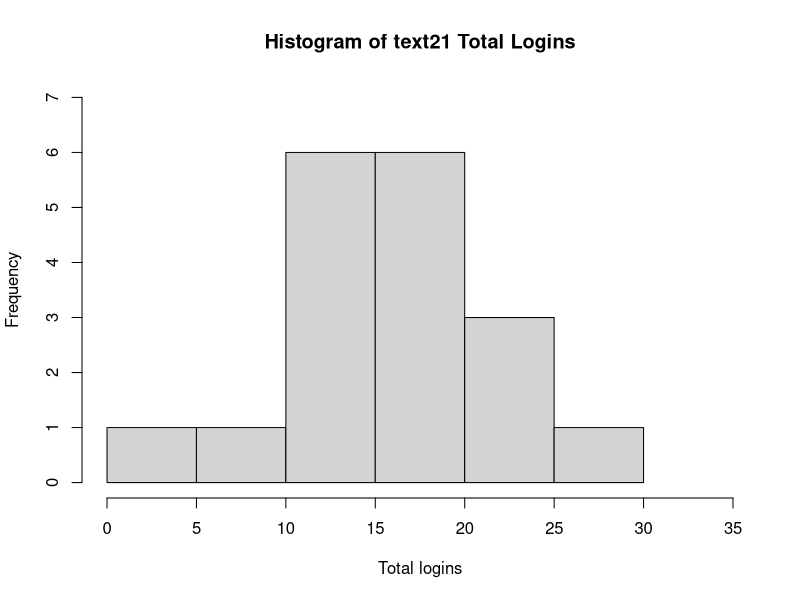
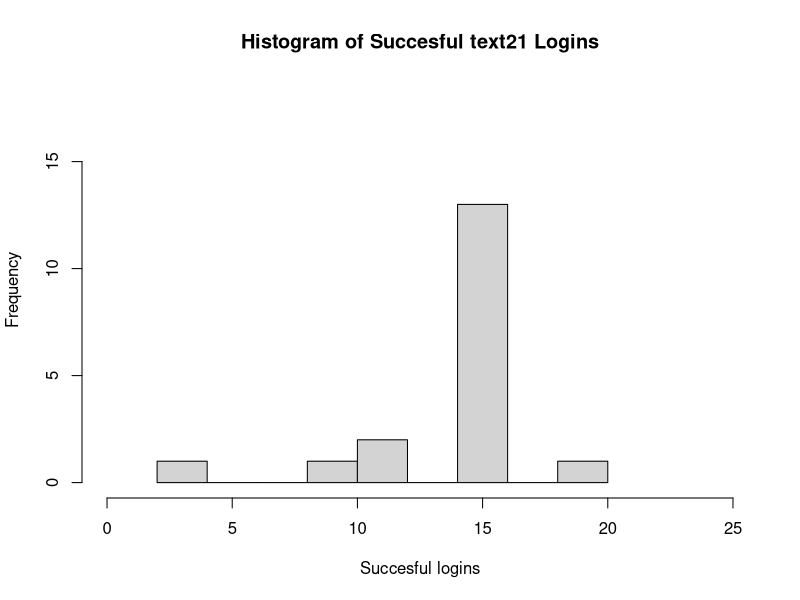
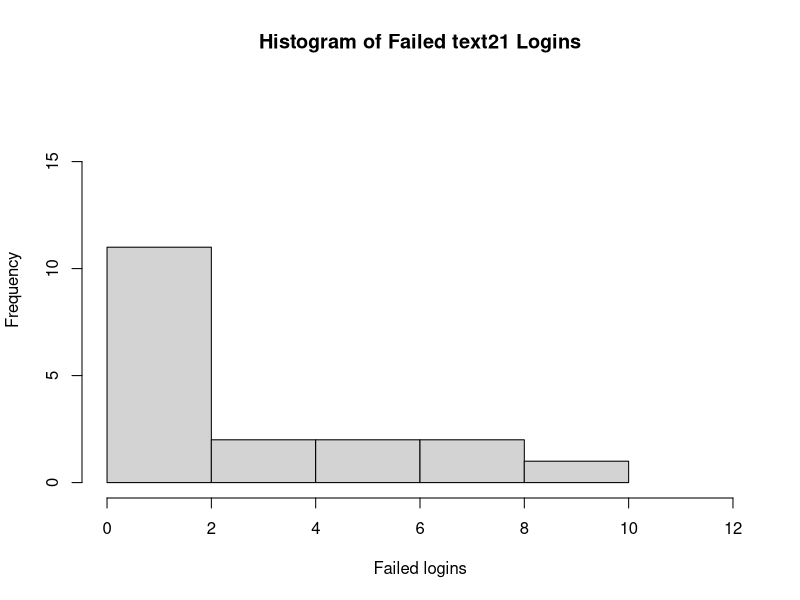
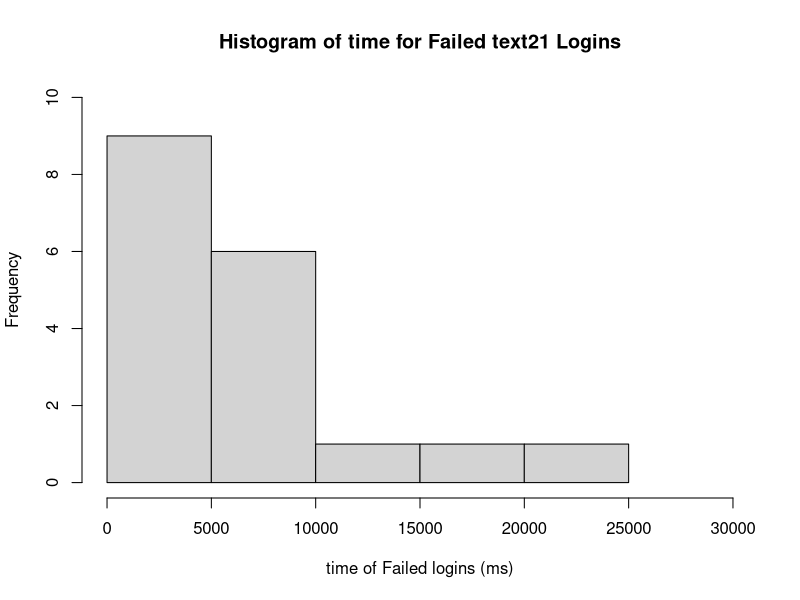
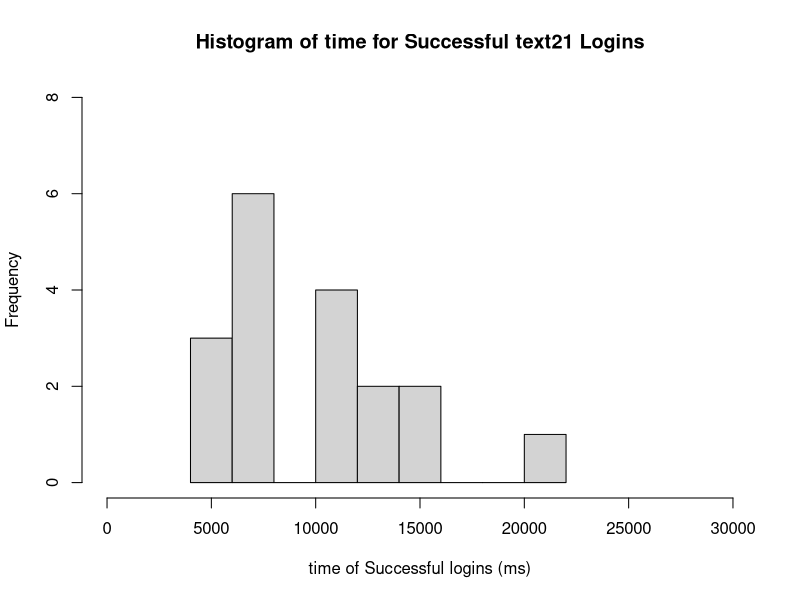
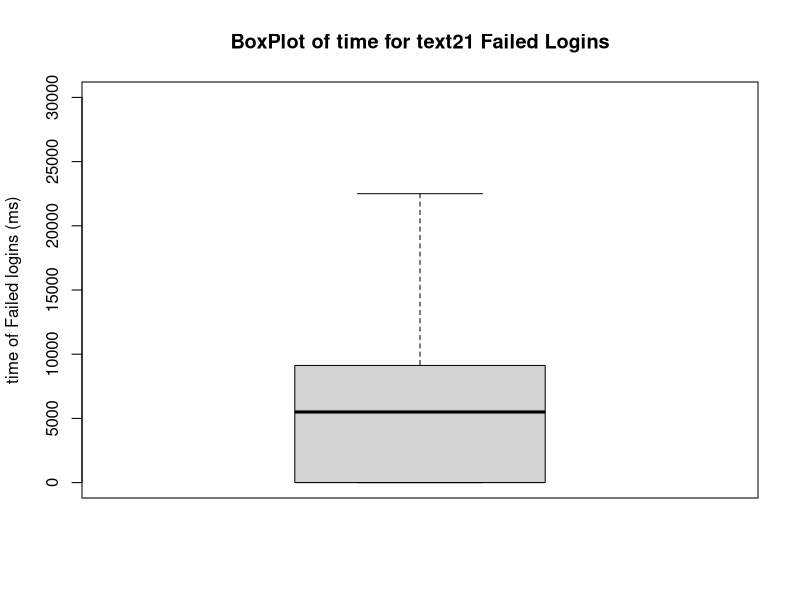
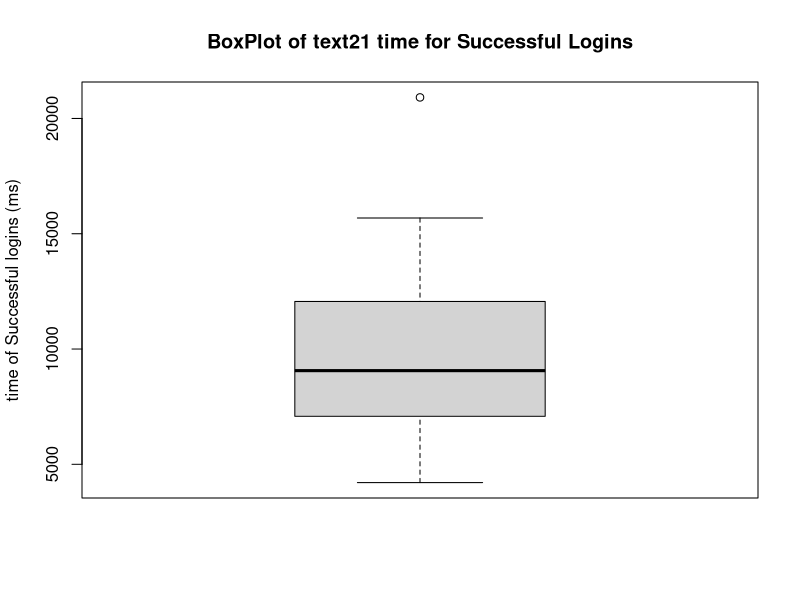
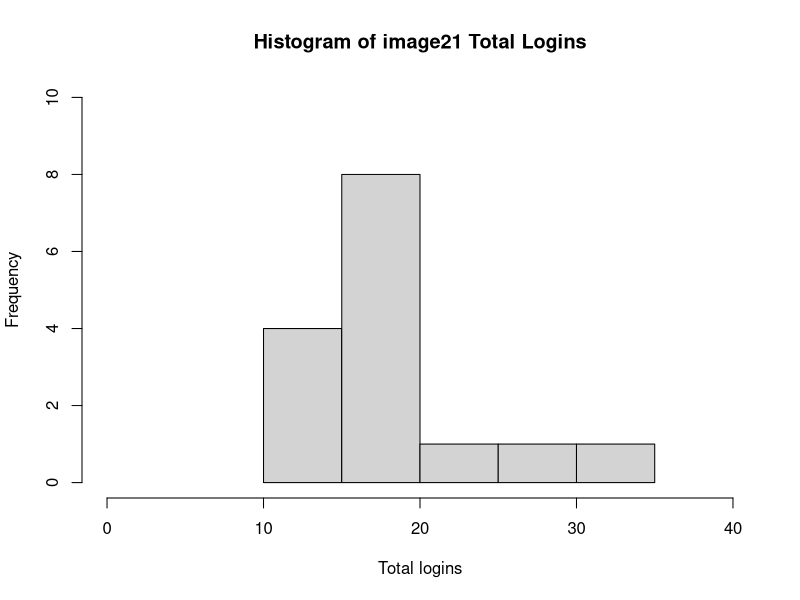

Reproduce these figures in R, in order. (Note: this script raises an error after producing the figures.)
mydata <- read.csv("../data/loginData.csv")
attach(mydata)
print(mydata)

print("for TEXT21")
print("Mean for total login")
print(mean(Logins.Total[scheme=="testtextrandom"]))
print("Mean for successful login")
print(mean(Logins.success[scheme=="testtextrandom"]))
print("Mean for Failed login")
print(mean(Logins.Failure[scheme=="testtextrandom"]))

print("Median for total login")
print(median(Logins.Total[scheme=="testtextrandom"]))
print("Median for successful login")
print(median(Logins.success[scheme=="testtextrandom"]))
print("Median for Failed login")
print(median(Logins.Failure[scheme=="testtextrandom"]))

print("sd for Total login")
print(sd(Logins.Total[scheme=="testtextrandom"]))
print("sd for Successful login")
print(sd(Logins.success[scheme=="testtextrandom"]))
print("sd for Failed login")
print(sd(Logins.Failure[scheme=="testtextrandom"]))

print("Mean for successful login time")
print(mean(Logins.avgSuccess[scheme=="testtextrandom"]))
print("Mean for failed login time")
print(mean(Logins.avgFail[scheme=="testtextrandom"]))

print("Median for successful login time")
print(median(Logins.avgSuccess[scheme=="testtextrandom"]))
print("Median for failed login time")
print(median(Logins.avgFail[scheme=="testtextrandom"]))

print("sd for successful login time")
print(sd(Logins.avgSuccess[scheme=="testtextrandom"]))
print("sd for failed login time")
print(sd(Logins.avgFail[scheme=="testtextrandom"]))


hist(Logins.Total[scheme=="testtextrandom"], ylim=c(0,7),xlim=c(0,35), breaks=7, main="Histogram of text21 Total Logins", xlab = "Total logins")

hist(Logins.success[scheme=="testtextrandom"], ylim=c(0,18), xlim=c(0,25), main="Histogram of Succesful text21 Logins", xlab = "Succesful logins")

hist(Logins.Failure[scheme=="testtextrandom"], ylim=c(0,18), xlim=c(0,12), main="Histogram of Failed text21 Logins", xlab = "Failed logins")

hist(Logins.avgFail[scheme=="testtextrandom"], ylim=c(0,10), xlim=c(0,30000), main="Histogram of time for Failed text21 Logins", xlab = "time of Failed logins (ms)")

hist(Logins.avgSuccess[scheme=="testtextrandom"], ylim=c(0,8), xlim=c(0,30000), main="Histogram of time for Successful text21 Logins", xlab = "time of Successful logins (ms)")

boxplot(Logins.avgFail[scheme=="testtextrandom"], ylim=c(0,30000),main ="BoxPlot of time for text21 Failed Logins", ylab = "time of Failed logins (ms)")

boxplot(Logins.avgSuccess[scheme=="testtextrandom"],main ="BoxPlot of text21 time for Successful Logins", ylab = "time of Successful logins (ms)")


print("for IMAGE21")
print("Mean for total login")
print(mean(Logins.Total[scheme=="testpasstiles"]))
print("Mean for successful login")
print(mean(Logins.success[scheme=="testpasstiles"]))
print("Mean for Failed login")
print(mean(Logins.Failure[scheme=="testpasstiles"]))

print("Median for total login")
print(median(Logins.Total[scheme=="testpasstiles"]))
print("Median for successful login")
print(median(Logins.success[scheme=="testpasstiles"]))
print("Median for Failed login")
print(median(Logins.Failure[scheme=="testpasstiles"]))

print("sd for Total login")
print(sd(Logins.Total[scheme=="testpasstiles"]))
print("sd for Successful login")
print(sd(Logins.success[scheme=="testpasstiles"]))
print("sd for Failed login")
print(sd(Logins.Failure[scheme=="testpasstiles"]))

print("Mean for successful login time")
print(mean(Logins.avgSuccess[scheme=="testpasstiles"]))
print("Mean for failed login time")
print(mean(Logins.avgFail[scheme=="testpasstiles"]))

print("Median for successful login time")
print(median(Logins.avgSuccess[scheme=="testpasstiles"]))
print("Median for failed login time")
print(median(Logins.avgFail[scheme=="testpasstiles"]))

print("sd for successful login time")
print(sd(Logins.avgSuccess[scheme=="testpasstiles"]))
print("sd for failed login time")
print(sd(Logins.avgFail[scheme=="testpasstiles"]))


hist(Logins.Total[scheme=="testpasstiles"], ylim=c(0,10),xlim=c(0,40), main="Histogram of image21 Total Logins", xlab = "Total logins")

hist(Logins.success[scheme=="testpasstiles"], ylim=c(0,8), xlim=c(0,20), main="Histogram of Succesful image21 Logins", xlab = "Succesful logins")

hist(Logins.Failure[scheme=="testpasstiles"], ylim=c(0,12), xlim=c(0,25), main="Histogram of Failed image21 Logins", xlab = "Failed logins")

hist(Logins.avgFail[scheme=="testpasstiles"], ylim=c(0,10), xlim=c(0,60000), main="Histogram of time for Failed image21 Logins", xlab = "time of Failed logins (ms)")

hist(Logins.avgSuccess[scheme=="testpasstiles"], ylim=c(0,10), xlim=c(0,50000), main="Histogram of time for Successful image21 Logins", xlab = "time of Successful logins (ms)")

boxplot(Logins.avgFail[scheme=="testpasstiles"], ylim= c(0,50000),main ="BoxPlot of time for image21 Failed Logins", ylab = "time of Failed logins (ms)")

boxplot(Logins.avgSuccess[scheme=="testpasstiles"],ylim=c(0,30000),main ="BoxPlot of image21 time for Successful Logins", ylab = "time of Successful logins (ms)")


print("for ColorAnimalPair")
print("Mean for total login")
print(mean(Logins.Total[scheme=="ColorAnimalPair"]))
print("Mean for successful login")
print(mean(Logins.success[scheme=="ColorAnimalPair"]))
print("Mean for Failed login")
print(mean(Logins.Failure[scheme=="ColorAnimalPair"]))

print("Median for total login")
print(median(Logins.Total[scheme=="ColorAnimalPair"]))
print("Median for successful login")
print(median(Logins.success[scheme=="ColorAnimalPair"]))
print("Median for Failed login")
print(median(Logins.Failure[scheme=="ColorAnimalPair"]))

print("sd for Total login")
print(sd(Logins.Total[scheme=="ColorAnimalPair"]))
print("sd for Successful login")
print(sd(Logins.success[scheme=="ColorAnimalPair"]))
print("sd for Failed login")
print(sd(Logins.Failure[scheme=="testpasstiles"]))

print("Mean for successful login time")
print(mean(Logins.avgSuccess[scheme=="ColorAnimalPair"]))
print("Mean for failed login time")
print(mean(Logins.avgFail[scheme=="ColorAnimalPair"]))

print("Median for successful login time")
print(median(Logins.avgSuccess[scheme=="ColorAnimalPair"]))
print("Median for failed login time")
print(median(Logins.avgFail[scheme=="ColorAnimalPair"]))

print("sd for successful login time")
print(sd(Logins.avgSuccess[scheme=="ColorAnimalPair"]))
print("sd for failed login time")
print(sd(Logins.avgFail[scheme=="ColorAnimalPair"]))


hist(Logins.Total[scheme=="ColorAnimalPair"], ylim=c(0,8),xlim=c(0,8), main="Histogram of ColorAnimalPair Total Logins", xlab = "Total logins")

hist(Logins.success[scheme=="ColorAnimalPair"], ylim=c(0,6), xlim=c(0,5), main="Histogram of Succesful ColorAnimalPair Logins", xlab = "Succesful logins")

hist(Logins.Failure[scheme=="ColorAnimalPair"], ylim=c(0,6), xlim=c(0,6), main="Histogram of Failed ColorAnimalPair Logins", xlab = "Failed logins")

hist(Logins.avgFail[scheme=="ColorAnimalPair"], ylim=c(0,5), xlim=c(0,60000), main="Histogram of time for Failed ColorAnimalPair Logins", xlab = "time of Failed logins (ms)")

hist(Logins.avgSuccess[scheme=="ColorAnimalPair"], ylim=c(0,6), xlim=c(0,80000), main="Histogram of time for Successful ColorAnimalPair Logins", xlab = "time of Successful logins (ms)")

boxplot(Logins.avgFail[scheme=="ColorAnimalPair"], ylim= c(0,50000),main ="BoxPlot of time for ColorAnimalPair Failed Logins", ylab = "time of Failed logins (ms)")

boxplot(Logins.avgSuccess[scheme=="ColorAnimalPair"],ylim=c(0,70000),main ="BoxPlot of ColorAnimalPair time for Successful Logins", ylab = "time of Successful logins (ms)")



